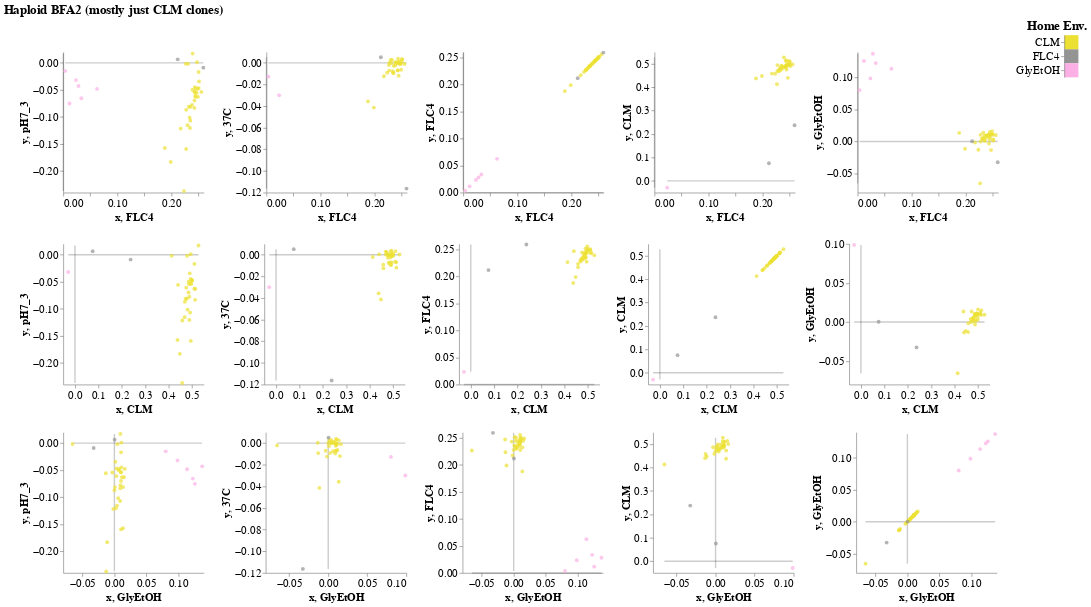

Source (notebook cell):
### Code cell
big_scatter('hBFA2_alpha', ['FLC4', 'CLM', 'GlyEtOH'], ['pH7_3', '37C', 'FLC4', 'CLM', 'GlyEtOH']).properties(title='Haploid BFA2 (mostly just CLM clones)')
